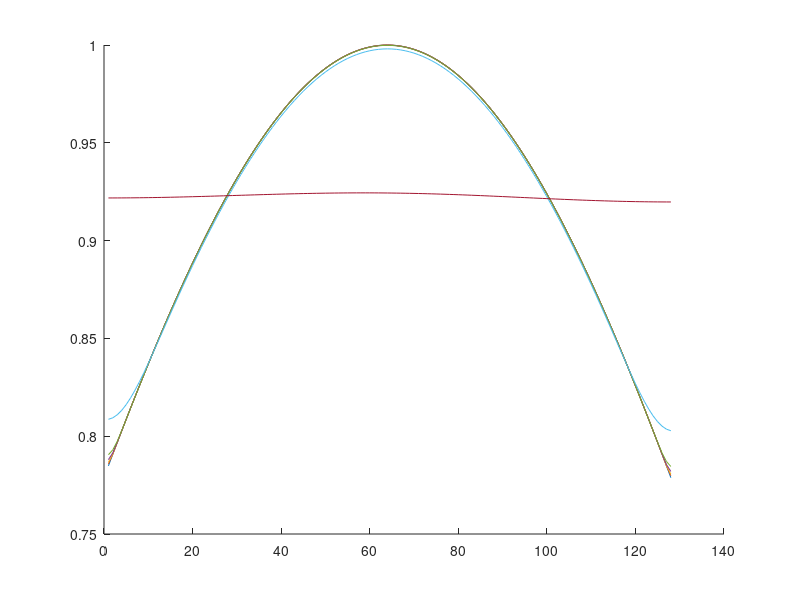
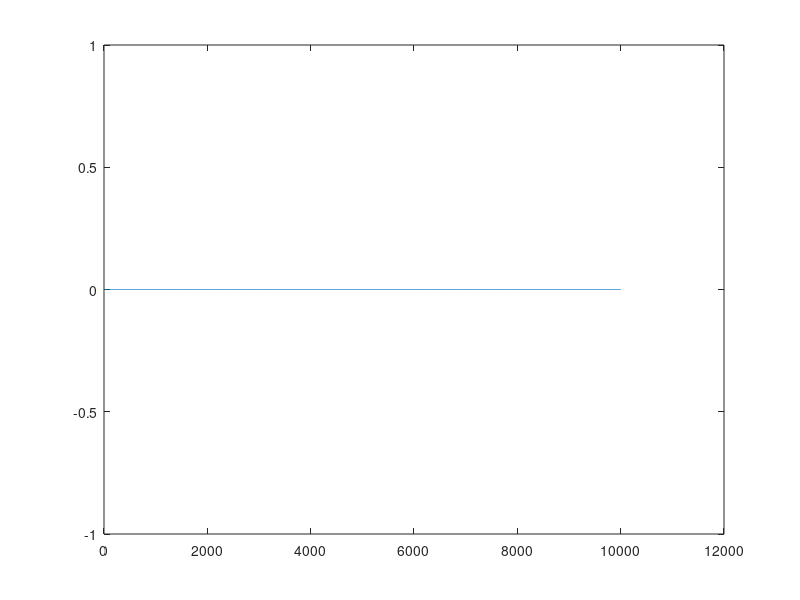
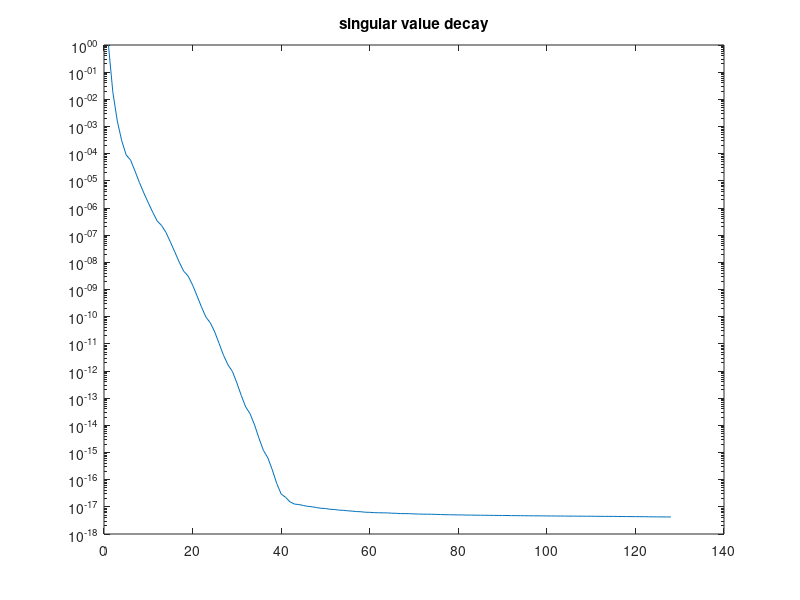
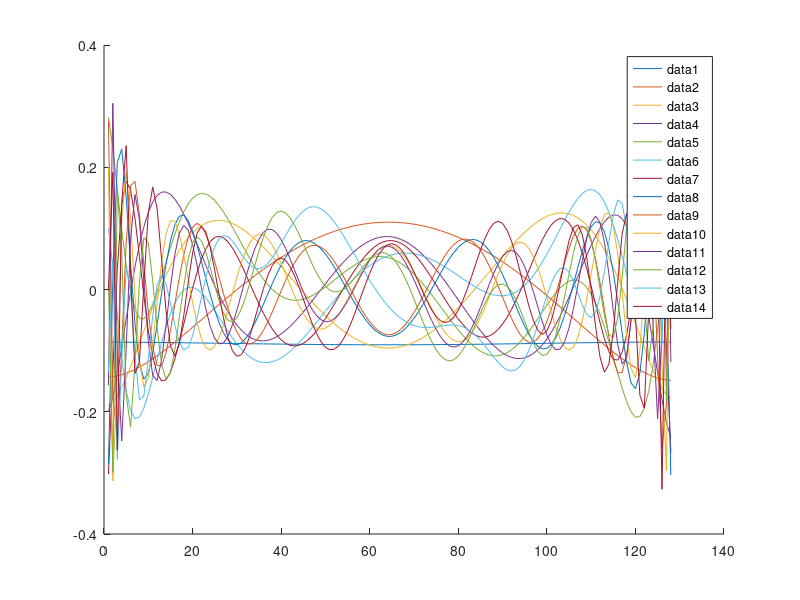

Write the MATLAB code that produced these figures, in order. (Note: this script raises an error after producing the figures.)
clear all;
close all;

rng(1); % for reproducibility

addpath('source/');

N = 128;
% N = 12;
% N = 64;

dx = 1/N;

%% Chafee-Infante as in https://doi.org/10.1137/19M1292448 combined with 
% setup of Allen-Cahn in https://doi.org/10.1016/j.cma.2022.115836

dt = 1e-5;
% t_end = 4;
% t_end = 1;
% t_end = 2;
t_end = 0.1;
% t_end = 1*dt;
% t_end = 20*dt;
nt = round(t_end/dt);

is = [1];
Nu = 0;

A1 = diag(ones(N-1,1),-1) -eye(N);
A1 = (A1+A1');

A1(1,1) = -1;
A1(end,end) = -1;
A1 = A1/dx^2;


% % boundary conditions
% BC = eye(N);
% 
% % x(0,t) = u(t)
% A1(1,:) = 0;
% A1(1,1) = -1/dt;
% BC(1,:) = 0;
% 
% % ddxi x(1,t) = 0
% A1(end,end) = -1/dx^2 + 1;



F1 = @(x1) A1*x1;

F1X = @(X) F1(X(:,1));

f = @(x,u) F1(x);

% x0 = zeros(N,1);
xs = (1:N)/N;
x0 = exp(-(xs-.5).^2);
x0 = x0' ;

u_val = @(t) 0;

%% generate ROM basis construction data
X_b = zeros(N,nt+1);
U_b = zeros(1,nt+1);

t = 0;
x = x0;
u = u_val(t);

X_b(:,1) = x0;
U_b(:,1) = u;

for i=1:nt
    x = x + dt*f(x,u);
    t = t + dt;
    u = u_val(t);

    X_b(:,i+1) = x;
    U_b(:,i+1) = u;
end


%% state plots
figure; hold on
plot(X_b(:,1))
plot(X_b(:,2))
plot(X_b(:,3))
plot(X_b(:,5))
plot(X_b(:,10))
plot(X_b(:,100))
plot(X_b(:,end))


%% input signal plots
figure
ts = linspace(0,t_end,t_end/dt);
plot(U_b)

%% construct ROM basis via POD
[V,S,~] = svd(X_b,'econ');
n = 14;
Vn = V(:,1:n);

%% singular value decay
figure
semilogy(diag(S)/S(1,1))
title("singular value decay")

%% plot POD modes
figure; hold on
for i = 1:n
% for i = n:n
    plot(Vn(:,i))
end
legend("show")

%% construct intrusive operators
tA1 = Vn'*A1*Vn;

% n2 = n*(n+1)/2;
% tA2 = zeros(n,n2);
% 
% Jn3 = power2kron(n,3);
% tA3 = precompute_rom_operator(F3X,Vn,3)*Jn3;
% tB = Vn'*B;
% 
% tO = [tB tA1 tA2 tA3];
tO = tA1;


%% generate rank-sufficient snapshot data
tX0_pure = rank_suff_basis(n,is);
U0_pure = [];
XU = blkdiag(U0_pure,tX0_pure);
tX0 = XU(Nu+1:end,:);
U0 = XU(1:Nu,:);

nf = size(XU,2);
tX1 = zeros(n,nf);

%% plot initial conditions

figure
hold on
for i = 1:nf
    plot(Vn*tX0(:,i))
end

%%

% compute time step estimate (3.10)
dt1 = dt_estimate(X_b,U_b,Vn(:,1),dt,is);

for i = 1:nf
    tX1(:,i) = Vn'*single_step(Vn*tX0(:,i),U0(:,i),dt1,f);
end

dot_tX = (tX1-tX0)/dt1;

ns = 1:n;
nn = numel(ns);

% B_errors = zeros(nn,1);
A1_errors = zeros(nn,1);
% A3_errors = zeros(nn,1);

O_errors = zeros(nn,1);
condsD = zeros(nn,1);

h_ROM_state_error = zeros(nn,1);
t_ROM_state_error = zeros(nn,1);

n_is__ = n_is(n,is);
offset = cumsum(n_is__);

for j = 1:nn
% for j = nn:nn
    n_ = ns(j);
    n_is_ = n_is(n_,is);
    nf_ = sum(n_is_)+Nu;

    % ks = [1:p+n_is_(1), p+n_is__(1)+1:p+n_is__(1)+n_is_(2)];
    ks = 1:Nu+n_is_(1);
    for jj = 2:numel(is)
        ks = [ks Nu+offset(jj-1)+(1:n_is_(jj))];
    end

    tX0_ = tX0(1:n_,ks);
    dot_tX_ = dot_tX(1:n_,ks);
    U0_ = U0(:,ks);

    [O,A_inds,B_inds,condD] = opinf(dot_tX_,tX0_,U0_,is,true);

    tO_ = tO(1:n_,ks);

    O_errors(j) = norm(O-tO_,"fro")/norm(tO_,"fro");

    condsD(j) = condD;

    % computeROMStateError = true
    computeROMStateError = false
    if computeROMStateError
        %% compute avg ROM state error
        Vn_ = Vn(:,1:n_);
        [~,~,un_2] = reduced_coordinates(n_,2);
        [~,~,un_3] = reduced_coordinates(n_,3);
        % tf = @(tx,u) tO_*[u;tx;uniquepower(tx,2,un_2);uniquepower(tx,3,un_3)];
        tf = @(tx,u) tO_*tx;
        hO_ = O;
        % hf = @(hx,u) hO_*[u;hx;uniquepower(hx,2,un_2);uniquepower(hx,3,un_3)];
        hf = @(hx,u) hO_*hx;

        tX_t = zeros(n_,nt+1);
        hX_t = zeros(n_,nt+1);
        % U_b = zeros(Nu,nt+1);
        t = 0;
        tx = Vn_'*x0;
        hx = Vn_'*x0;
        u = U_b(:,1);

        tX_t(:,1) = tx;
        hX_t(:,1) = hx;
        % U_b(:,1) = u;

        for i=1:nt
            tx = single_step(tx,u,dt,tf);
            hx = single_step(hx,u,dt,hf);

            t = t + dt;
            u = U_b(:,i);

            tX_t(:,i+1) = tx;
            hX_t(:,i+1) = hx;
        end

        t_ROM_state_error(j) = norm(Vn_*tX_t - X_b,"fro")/norm(X_b,"fro");
        h_ROM_state_error(j) = norm(Vn_*hX_t - X_b,"fro")/norm(X_b,"fro");
    end
end

figure
hold on
semilogy(ns,O_errors,'x-', 'LineWidth', 2,'DisplayName',"O chafee-infante")
ylabel("relative operator error")
xlabel("ROM dimension")
set(gca, 'YScale', 'log')

legend("show")
box on

save("data/data_chafee_infante","O_errors","condsD");

if computeROMStateError
    figure
    hold on
    semilogy(ns,h_ROM_state_error,'x-', 'LineWidth', 2,'DisplayName',"exactOpInf", "MarkerSize",10)
    semilogy(ns,t_ROM_state_error,'+:', 'LineWidth', 2,'DisplayName',"intrusive", "MarkerSize",10)
    ylabel("avg rel error of states","Interpreter","latex", "FontSize",15)
    xlabel("ROM dimension","Interpreter","latex", "FontSize",15)
    set(gca, 'YScale', 'log')
    grid on
    legend("show","Interpreter","latex", "FontSize",12)
    legend("Location","northeast")
    % ylim([1e-17 1e-15])
    box on
    savefig("figures/rom_state_error_chafee_infante.fig")
    exportgraphics(gcf,"figures/rom_state_error_chafee_infante.pdf")
end


%% FOM solver running for one time step
function x_1 = single_step(x_0,u_0,dt,f)
    x_1 = x_0 + dt*f(x_0,u_0);
end
